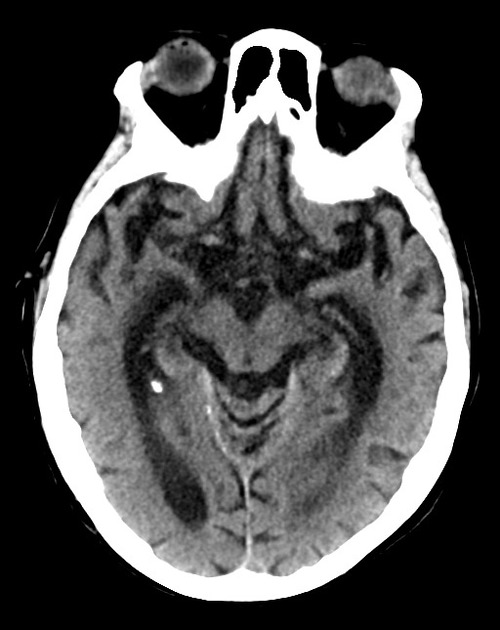
#> input picture zahemer.jpeg, 500 x 630 px
$ jupyter execute --allow-errors 'Detecting Brain Zahiemer with skimage.ipynb'
#> lines starting #> are read from the running program, lines starting #| are printed output that depends on the picture
# importing libraryes

[cell 1]
import numpy as np
import matplotlib.pyplot as plt
import cv2
from skimage import io , img_as_float
from skimage.restoration import denoise_nl_means , estimate_sigma

# Reading Image

[cell 2]
img = img_as_float(io.imread('zahemer.jpeg'))
#> img: shape (630, 500) float64; min 0, max 1, mean 0.311
plt.hist(img.flat , bins = 200 , range = (0,1))
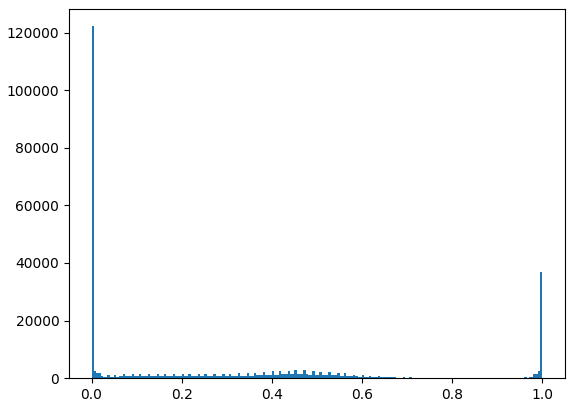
#> figure drawn by matplotlib, 1 panel; tallest bar 122209 high, from x = 4.34e-19 to 0.005

# Insert Segma

[cell 3]
sigma_est = np.mean(estimate_sigma(img , multichannel = True))
#> sigma_est = nan
print(f"the sigma estimate is {sigma_est}")
#| the sigma estimate is nan

# Define Pach

[cell 4]
pach_kw = dict(patch_size = 5 ,
              patch_distance = 6,
              multichannel = True)

# Dignose Image

#> (a cell that did not finish here is left out)

# Equalization Image

[cell 6]
from skimage import exposure

#> (the rest of this cell did not finish here and is left out)

# Showing Image After Preprossing

#> (a cell that did not finish here is left out)

#> (a cell that did not finish here is left out)

# Create Markers

[cell 9]
markers = np.zeros(img.shape , dtype = np.uint)
#> (the rest of this cell did not finish here and is left out)

# Showing Markers

[cell 10]
plt.imshow(markers)
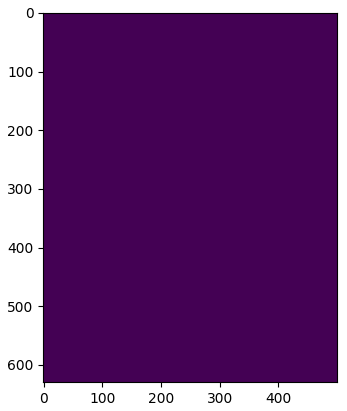
#> figure drawn by matplotlib, 1 panel

# Creating Labels

[cell 11]
from skimage.segmentation import random_walker

#> (the rest of this cell did not finish here and is left out)

# Showing Labels

#> (a cell that did not finish here is left out)

# Define Sigmas

#> (a cell that did not finish here is left out)

# Showing Sigmas

#> (a cell that did not finish here is left out)

# Showing Markers After Sigmentation

[cell 15]
marker1 = (markers == 1)
marker2 = (markers == 2)

all_markers = np.zeros((markers.shape[0] , markers.shape[1] , 3))

all_markers[marker1] = (1,0,0)
all_markers[marker2] = (0,1,0)

[cell 16]
plt.imshow(all_markers)
